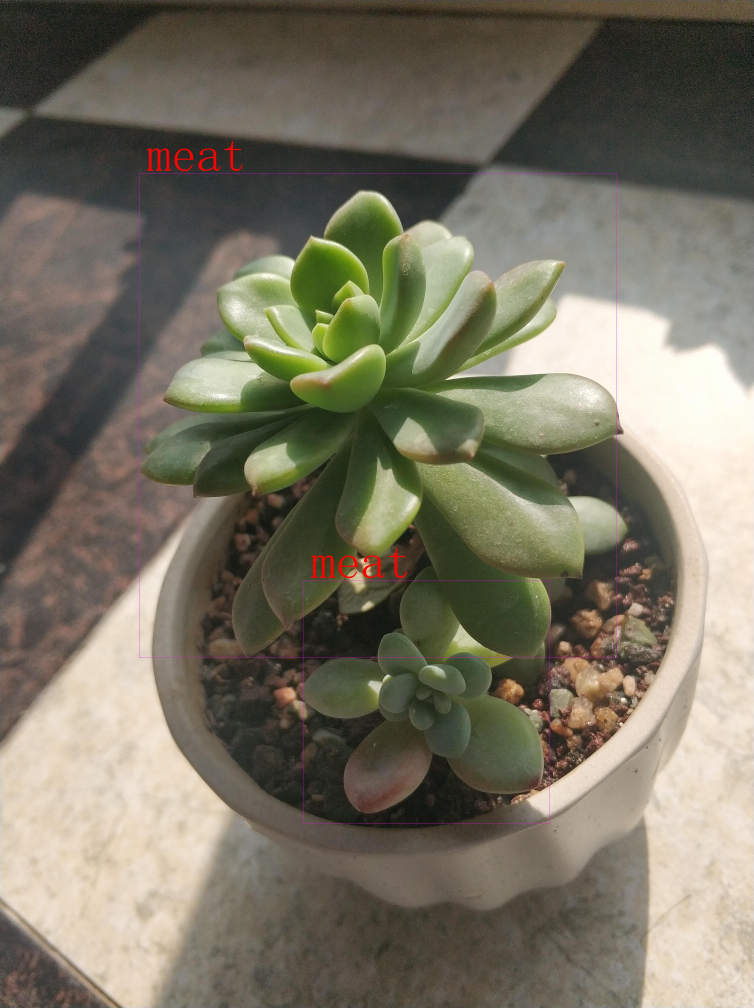
#> input picture picture/demo.jpg, 3016 x 4032 px, found by its file name (shown at 1/4 size)
$ python src.py picture/demo.jpg result/demo.jpg
#> lines starting #> are read from the running program, lines starting #| are printed output that depends on the picture
### utils/with_label_change.py
import cv2
import numpy as np

# [47 lines left out: functions horizontal_flip, vertical_flip, rote_90, rote_180, rote_270, not called in this run]


def read_xml(path):
    import xml.etree.ElementTree as ET
    tree = ET.parse(path)
    rootll = tree.getroot()
    objs = []
    names = []
    for obj in rootll.iter("object"):
        cls = obj.find("name").text
        xmlbox = obj.find("bndbox")
        xmin = int(xmlbox.find("xmin").text)
        ymin = int(xmlbox.find("ymin").text)
        xmax = int(xmlbox.find("xmax").text)
        ymax = int(xmlbox.find("ymax").text)
        names.append(cls)
        objs.append([xmin, ymin, xmax, ymax])
    return names, objs


def names_objs(names,boxs):
    objs = []
    for i, box in enumerate(boxs):
        objs.append([names[i], box[0], box[1], box[2], box[3]])
    return objs

# [25 lines left out: function rotate_xml, not called in this run]

### utils/write_xml.py
import shutil
from PIL import Image
headstr = """\
<annotation>
    <folder>VOC</folder>
    <filename>%s</filename>
    <source>
        <database>My Database</database>
        <annotation>COCO</annotation>
        <image>flickr</image>
        <flickrid>NULL</flickrid>
    </source>
    <owner>
        <flickrid>NULL</flickrid>
        <name>company</name>
    </owner>
    <size>
        <width>%d</width>
        <height>%d</height>
        <depth>%d</depth>
    </size>
    <segmented>0</segmented>
"""
objstr = """\
    <object>
        <name>%s</name>
        <pose>Unspecified</pose>
        <truncated>0</truncated>
        <difficult>0</difficult>
        <bndbox>
            <xmin>%d</xmin>
            <ymin>%d</ymin>
            <xmax>%d</xmax>
            <ymax>%d</ymax>
        </bndbox>
    </object>
"""

tailstr = '''\
</annotation>
'''

def write_xml(anno_path, head, objs, tail, mark_xml=0):
    f = open(anno_path, "w")
    f.write(head)
    if mark_xml == 0:
        for obj in objs:
            f.write(objstr % (obj[0], obj[1], obj[2], obj[3], obj[4]))
        f.write(tail)
        f.close()
    else:
        f.write(tail)
        f.close()

def save_annotations_and_imgs(image_path, anno_path, img_info, objs):

    if objs is None:
        mark_xml = 1
    else:
        mark_xml = 0

    w, h, channel = img_info
    if (channel == 1):
        print(image_path + " not a RGB image")
        return
    #print("headstr:",headstr)
    head = headstr % (image_path, w, h, channel)
    tail = tailstr
    write_xml(anno_path, head, objs, tail, mark_xml)

### utils/picture_show.py
from __future__ import division
import xml.etree.ElementTree as ET
import os
from PIL import Image, ImageDraw, ImageFile,ImageFont
ImageFile.LOAD_TRUNCATED_IMAGES =True

def save_picture_xml(img_path,xml_path,save_path):
    """
    function:输入图片img_path和其xml(xml_path)文件，并根据xml信息将标注信息在图片上显示并保存在save_path路径下面
    """
    picture_name = os.path.split(img_path)
    img = Image.open(img_path)
    img = img.convert("RGB")
    draw = ImageDraw.Draw(img)
    tree = ET.parse(xml_path)
    rootll = tree.getroot()
    for obj in rootll.iter("object"):
        cls = obj.find("name").text
        xmlbox = obj.find("bndbox")
        xmin = int(xmlbox.find("xmin").text)
        ymin = int(xmlbox.find("ymin").text)
        xmax = int(xmlbox.find("xmax").text)
        ymax = int(xmlbox.find("ymax").text)
        draw.rectangle((xmin, ymin, xmax, ymax), outline=(255, 0, 255))
        Font1 = ImageFont.truetype("C:\\Windows\\Fonts\\simsunb.ttf", 200)
        draw.text((xmin+30, ymin-180), cls, fill=(255, 0, 0), font=Font1)
    final_path = os.path.join(save_path,picture_name[-1])
    img.save(final_path)

# [5 lines that do not run on import are left out]

### src.py
import PIL.Image
import PIL.ImageOps
import numpy as np
import PIL
from utils.write_xml import *
from utils.picture_show import *
from utils.with_label_change import *


def exif_transpose(img, names, obj):
    """
    If an image has an Exif Orientation tag, transpose the image
    accordingly.

    Note: Very recent versions of Pillow have an internal version
    of this function. So this is only needed if Pillow isn't at the
    latest version.

    :param image: The image to transpose.
    :return: An image and annotation.
    """
    if not img:
        return img

    exif_orientation_tag = 274

    # Check for EXIF data (only present on some files)
    if hasattr(img, "_getexif") and isinstance(img._getexif(), dict) and exif_orientation_tag in img._getexif():
        exif_data = img._getexif()
        orientation = exif_data[exif_orientation_tag]

        # Handle EXIF Orientation
        # print("orientation:",orientation)
        if orientation == 1:
            # Normal image - nothing to do!
            objs = names_objs(names, obj)
            pass
        elif orientation == 2:
            # Mirrored left to right
            w, h = img.size
            img = img.transpose(PIL.Image.FLIP_LEFT_RIGHT)
            hf_box = horizontal_flip(w, h, obj)
            objs = names_objs(names, hf_box)
        elif orientation == 3:
            # Rotated 180 degrees
            w, h = img.size
            img = img.rotate(180)
            rotated_box = rote_180(w, h, obj)
            objs = names_objs(names, rotated_box)
        elif orientation == 4:
            # Mirrored top to bottom
            w, h = img.size
            img = img.rotate(180).transpose(PIL.Image.FLIP_LEFT_RIGHT)
            vf_box = vertical_flip(w, h, obj)
            objs = names_objs(names, vf_box)
        elif orientation == 5:
            # Mirrored along top-left diagonal
            w, h = img.size
            img = img.rotate(-90, expand=True).transpose(PIL.Image.FLIP_LEFT_RIGHT)
            objs = rote_90(w, h, obj)
            w, h = h, w
            hf_box = horizontal_flip(w, h, objs)
            objs = names_objs(names, hf_box)
        elif orientation == 6:
            # Rotated 90 degrees
            w, h = img.size
            img = img.rotate(-90, expand=True)
            objs = rote_90(w, h, obj)
            objs = names_objs(names, objs)
        elif orientation == 7:
            # Mirrored along top-right diagonal
            w, h = img.size
            img = img.rotate(90, expand=True).transpose(PIL.Image.FLIP_LEFT_RIGHT)
            objs = rote_270(w, h, obj)
            w, h = h, w
            hf_box = horizontal_flip(w, h, objs)
            objs = names_objs(names, hf_box)
        elif orientation == 8:
            # Rotated 270 degrees
            w, h = img.size
            img = img.rotate(90, expand=True)
            objs = rote_270(w, h, obj)
            objs = names_objs(names, objs)
    else:
        objs = names_objs(names, obj)
    return img, objs


def load_image_file(file, anno_path, mode='RGB'):
    """
    Loads an image file (.jpg, .png, etc) into a numpy array

    Defaults to returning the image data as a 3-channel array of 8-bit data. That is
    controlled by the mode parameter.

    Supported modes:
        1 (1-bit pixels, black and white, stored with one pixel per byte)
        L (8-bit pixels, black and white)
        RGB (3x8-bit pixels, true color)
        RGBA (4x8-bit pixels, true color with transparency mask)
        CMYK (4x8-bit pixels, color separation)
        YCbCr (3x8-bit pixels, color video format)
        I (32-bit signed integer pixels)
        F (32-bit floating point pixels)

    :param file: image file name or file object to load
    :param mode: format to convert the image to - 'RGB' (8-bit RGB, 3 channels), 'L' (black and white)
    :param anno_path:xml file path
    :return: image contents as numpy array and objs=[objects_name, xmin, ymin, xmax, ymax]
    """
#> called with file = 'data/demo.jpg', anno_path = 'data/demo.xml', mode = 'RGB'

    # Load the image with PIL
    img = PIL.Image.open(file)
#> img is the input picture: PIL image 3016x4032 RGB; mean R, G, B 120.9, 115.8, 99.6
    # Load the xml with PIL
    names, obj = read_xml(anno_path)
#> (reads data/demo.xml from the repository)
    # do the exif transpose ourselves
    img, objs_list = exif_transpose(img, names, obj)
#> objs_list = [['meat', 737, 1213, 1708, 2198], ['meat', 1402, 556, 3336, 2466]]

    img = img.convert(mode)

    return np.array(img), objs_list


if __name__=='__main__':
    # picture_path = sys.argv[1]
    # annotation_path = sys.argv[2]
    picture_path = "data/demo.jpg"
    annotation_path = "data/demo.xml"
    img, objs = load_image_file(picture_path, annotation_path, mode='RGB')
#> objs has the same summary as objs_list in load_image_file
    picture_save_path = "result/demo.jpg"
    anno_save_path = "result/demo.xml"
    im = PIL.Image.fromarray(img)
    im.save(picture_save_path)
    img_info = img.shape
#> img_info = (4032, 3016, 3)
    save_annotations_and_imgs(picture_save_path, anno_save_path, img_info, objs)
#> the loop in write_xml, `for obj in objs:` made 2 passes
    save_path = "picture"
    save_picture_xml(picture_save_path,anno_save_path,save_path)
#> in save_picture_xml, `img.save(final_path)`:
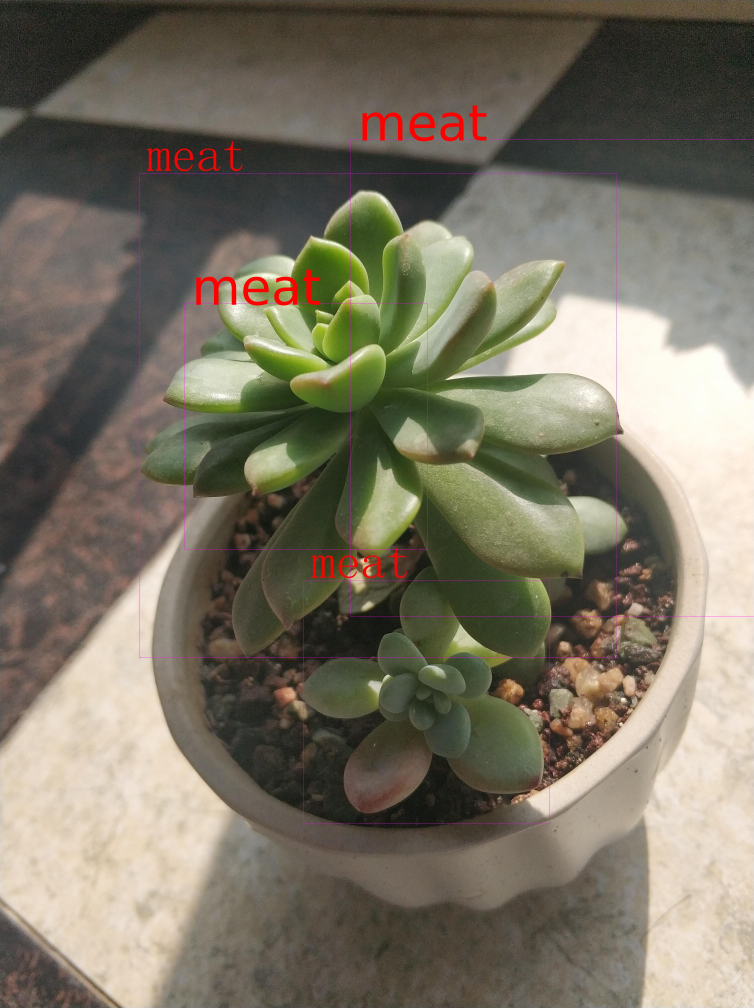
#> saved as demo.jpg: PIL image 3016x4032 RGB (shown at 1/4 size); mean R, G, B 121.4, 115.3, 99.4
